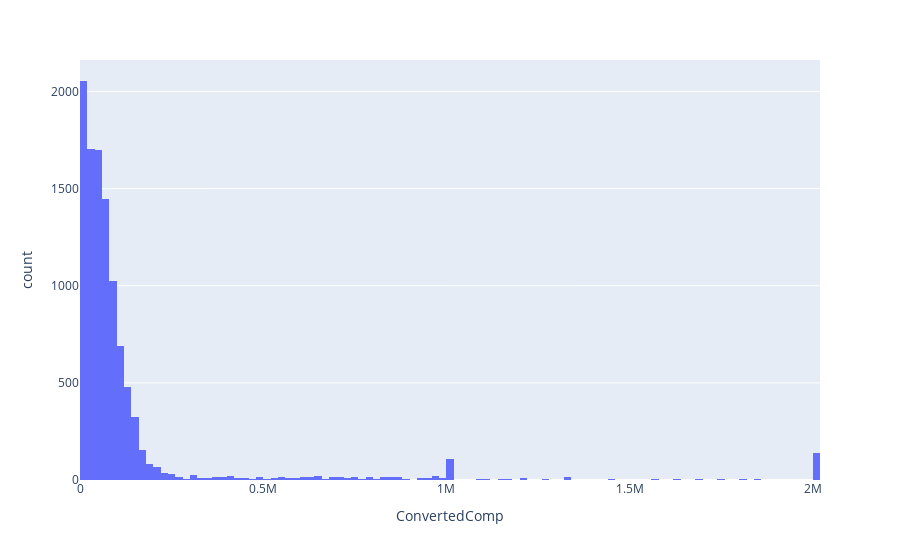

The notebook cell this image was saved under:
### Markdown cell above
Plot a histogram of `ConvertedComp.`

### Code cell
# your code goes here
QUERY = """
SELECT ConvertedComp
FROM master
"""
df = pd.read_sql_query(QUERY,conn)
fig = px.histogram(df, 'ConvertedComp')
fig.show()

### Figure 1 — Plotly figure (JSON) as saved in the notebook; plotly's stock layout.template omitted (floating-point values rounded to 4 significant figures; data arrays with more than 128 entries replaced by an {"elided": "..."} marker saying what was removed)
{"data": [{"alignmentgroup": "True", "bingroup": "x", "hovertemplate": "ConvertedComp=%{x}<br>count=%{y}<extra></extra>", "legendgroup": "", "marker": {"color": "#636efa", "pattern": {"shape": ""}}, "name": "", "offsetgroup": "", "orientation": "v", "showlegend": false, "type": "histogram", "x": {"elided": "11398 int values"}, "xaxis": "x", "yaxis": "y"}], "layout": {"autosize": true, "barmode": "relative", "legend": {"tracegroupgap": 0}, "margin": {"t": 60}, "xaxis": {"anchor": "y", "autorange": true, "domain": [0, 1], "range": [-0.5, 2020000.0], "title": {"text": "ConvertedComp"}, "type": "linear"}, "yaxis": {"anchor": "x", "autorange": true, "domain": [0, 1], "range": [0, 2162.0], "title": {"text": "count"}}}}
